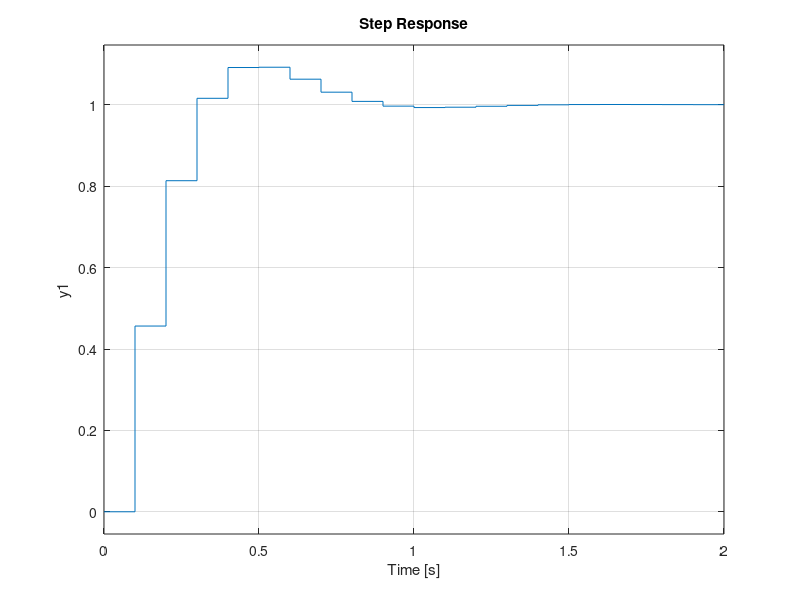

The MATLAB script that drew this image: (Note: this script raises an error after producing the figure.)
clear; close all; clc;
s=tf('s');
z=tf('z',0.1);
Gps = 16/((s+0.25)*(s+4));
Hs = 400/(s+400);
GpHs = Gps*Hs;
polo = exp(-0.46+i*0.55)

Gpz = c2d(Gps,0.1);
GpHz = c2d(GpHs,0.1);

ftmf=zpk((Gpz)/(1+GpHz));
ftmfSimp = minreal(ftmf);

A = [0 1
    -0.718 1.579];
B = [0.07
    0.171];
C = [0 1];
D = 0;
P=[0.5382 + 0.3300*i 0.5382 - 0.3300*i];
F= place(A,B,P);
I=eye(size(A));
MJ=C*inv(I-A+B*F)*B;
J=1/MJ;

sys=ss(A-B*F,2.67*B,C,[],0.1)
step(sys)
stepinfo(sys)